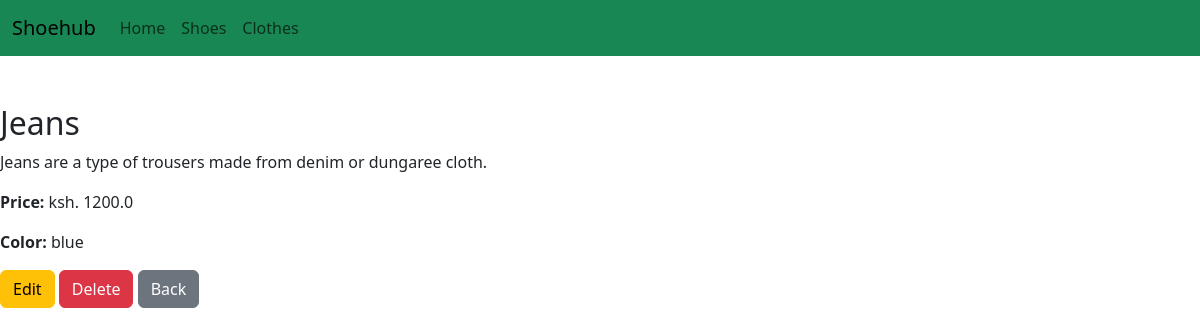
The page /firstapp/clothes/5/ on the database its author committed.
### firstapp/models.py (models this page shows, shortened)
class Clothes(models.Model):
    name=models.CharField(max_length=200)
    description=models.CharField(max_length=255)
    price=models.FloatField()
    color=models.CharField(max_length=100)
    created_at=models.DateField(auto_now_add=True)
    updated_at=models.DateField(auto_now=True)

### firstapp/views.py (the view)
# urls.py: path('clothes/<int:pk>/', views.clothes_detail, name='clothes-detail'),
def clothes_detail(request, pk):
    cloth = get_object_or_404(Clothes, pk=pk)
    return render(request, 'clothes_detail.html', {'cloth': cloth})

### templates/clothes_detail.html
{% extends 'main.html' %}
{% block content %}
<div class="my-5">
    <h2>{{ cloth.name }}</h2>
    <p>{{ cloth.description }}</p>
    <p><strong>Price:</strong> ksh. {{ cloth.price }}</p>
    <p><strong>Color:</strong> {{ cloth.color }}</p>
    <div class="mt-3">
        <a href="{% url 'update-clothes' cloth.pk %}" class="btn btn-warning">Edit</a>
        <a href="{% url 'delete-clothes' cloth.pk %}" class="btn btn-danger">Delete</a>
        <a href="{% url 'home' %}" class="btn btn-secondary">Back</a>
    </div>
</div>
{% endblock %}

### rows shown on the page
Clothes: name "Jeans", description "Jeans are a type of trousers made from denim or dungaree cloth.", price "1200.0", color "blue"
